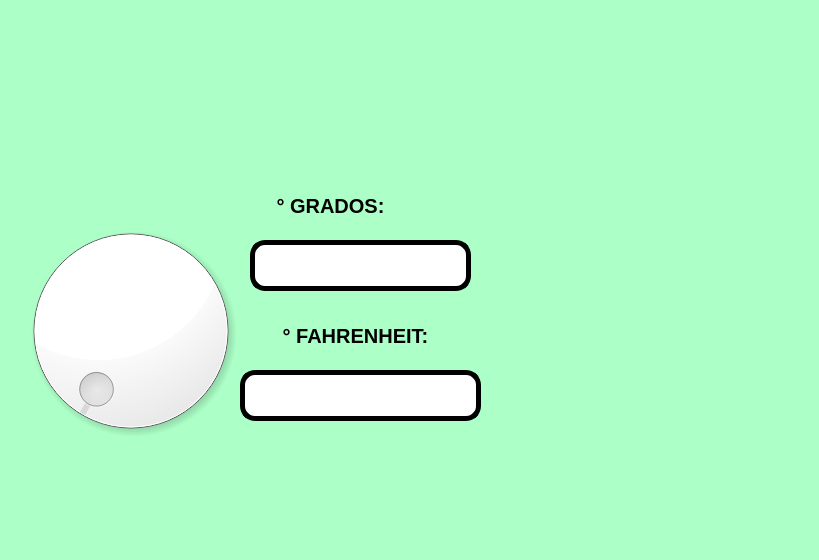
<?xml version="1.0" encoding="UTF-8"?>
<ui version="4.0">
 <class>MainWindow</class>
 <widget class="QMainWindow" name="MainWindow">
  <property name="geometry">
   <rect>
    <x>0</x>
    <y>0</y>
    <width>819</width>
    <height>560</height>
   </rect>
  </property>
  <property name="windowTitle">
   <string>MainWindow</string>
  </property>
  <property name="styleSheet">
   <string notr="true">background-color: rgb(172, 255, 199);</string>
  </property>
  <widget class="QWidget" name="centralwidget">
   <widget class="QLabel" name="imagen">
    <property name="geometry">
     <rect>
      <x>50</x>
      <y>30</y>
      <width>171</width>
      <height>151</height>
     </rect>
    </property>
    <property name="styleSheet">
     <string notr="true"/>
    </property>
    <property name="text">
     <string/>
    </property>
    <property name="pixmap">
     <pixmap resource="../Archivos/Recursos.qrc">:/ejercicios/FIT_logo_vertical.png</pixmap>
    </property>
    <property name="scaledContents">
     <bool>true</bool>
    </property>
   </widget>
   <widget class="QLabel" name="imagen_3">
    <property name="geometry">
     <rect>
      <x>540</x>
      <y>310</y>
      <width>181</width>
      <height>181</height>
     </rect>
    </property>
    <property name="styleSheet">
     <string notr="true"/>
    </property>
    <property name="text">
     <string/>
    </property>
    <property name="pixmap">
     <pixmap resource="../Archivos/Recursos.qrc">:/ejercicios/wero.jpg</pixmap>
    </property>
    <property name="scaledContents">
     <bool>true</bool>
    </property>
   </widget>
   <widget class="QDial" name="dial">
    <property name="geometry">
     <rect>
      <x>10</x>
      <y>190</y>
      <width>241</width>
      <height>281</height>
     </rect>
    </property>
    <property name="styleSheet">
     <string notr="true">color: rgb(255, 255, 255);
background-color: rgb(255, 255, 255);</string>
    </property>
   </widget>
   <widget class="QLabel" name="label">
    <property name="geometry">
     <rect>
      <x>260</x>
      <y>190</y>
      <width>141</width>
      <height>31</height>
     </rect>
    </property>
    <property name="font">
     <font>
      <pointsize>15</pointsize>
      <weight>75</weight>
      <bold>true</bold>
     </font>
    </property>
    <property name="text">
     <string>° GRADOS:</string>
    </property>
    <property name="alignment">
     <set>Qt::AlignCenter</set>
    </property>
   </widget>
   <widget class="QLineEdit" name="txt_grados">
    <property name="geometry">
     <rect>
      <x>250</x>
      <y>240</y>
      <width>221</width>
      <height>51</height>
     </rect>
    </property>
    <property name="font">
     <font>
      <pointsize>15</pointsize>
      <weight>75</weight>
      <bold>true</bold>
     </font>
    </property>
    <property name="styleSheet">
     <string notr="true">border-radius: 15px;
background-color: rgb(255, 255, 255);
border:  5px solid black;
</string>
    </property>
    <property name="text">
     <string/>
    </property>
    <property name="alignment">
     <set>Qt::AlignCenter</set>
    </property>
   </widget>
   <widget class="QLabel" name="label_2">
    <property name="geometry">
     <rect>
      <x>470</x>
      <y>20</y>
      <width>261</width>
      <height>121</height>
     </rect>
    </property>
    <property name="text">
     <string/>
    </property>
    <property name="pixmap">
     <pixmap resource="../Archivos/Recursos.qrc">:/ejercicios/log_uat_nuevo.png</pixmap>
    </property>
    <property name="scaledContents">
     <bool>true</bool>
    </property>
   </widget>
   <widget class="QLineEdit" name="txt_fahrenheit">
    <property name="geometry">
     <rect>
      <x>240</x>
      <y>370</y>
      <width>241</width>
      <height>51</height>
     </rect>
    </property>
    <property name="font">
     <font>
      <pointsize>15</pointsize>
      <weight>75</weight>
      <bold>true</bold>
     </font>
    </property>
    <property name="styleSheet">
     <string notr="true">border-radius: 15px;
background-color: rgb(255, 255, 255);
border:  5px solid black;
</string>
    </property>
    <property name="text">
     <string/>
    </property>
    <property name="alignment">
     <set>Qt::AlignCenter</set>
    </property>
   </widget>
   <widget class="QLabel" name="label_3">
    <property name="geometry">
     <rect>
      <x>240</x>
      <y>320</y>
      <width>231</width>
      <height>31</height>
     </rect>
    </property>
    <property name="font">
     <font>
      <pointsize>15</pointsize>
      <weight>75</weight>
      <bold>true</bold>
     </font>
    </property>
    <property name="text">
     <string>° FAHRENHEIT:</string>
    </property>
    <property name="alignment">
     <set>Qt::AlignCenter</set>
    </property>
   </widget>
   <zorder>dial</zorder>
   <zorder>imagen</zorder>
   <zorder>imagen_3</zorder>
   <zorder>label_2</zorder>
   <zorder>txt_fahrenheit</zorder>
   <zorder>label_3</zorder>
   <zorder>label</zorder>
   <zorder>txt_grados</zorder>
  </widget>
  <widget class="QMenuBar" name="menubar">
   <property name="geometry">
    <rect>
     <x>0</x>
     <y>0</y>
     <width>819</width>
     <height>26</height>
    </rect>
   </property>
  </widget>
  <widget class="QStatusBar" name="statusbar"/>
 </widget>
 <resources>
  <include location="../Archivos/Recursos.qrc"/>
 </resources>
 <connections/>
</ui>
